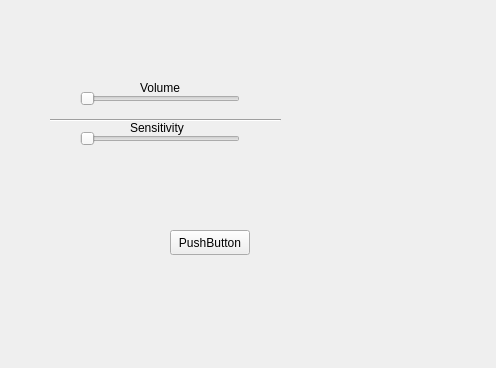
<?xml version="1.0" encoding="UTF-8"?>
<ui version="4.0">
 <class>sttttts</class>
 <widget class="QWidget" name="sttttts">
  <property name="geometry">
   <rect>
    <x>0</x>
    <y>0</y>
    <width>496</width>
    <height>368</height>
   </rect>
  </property>
  <property name="windowTitle">
   <string>sttttts</string>
  </property>
  <widget class="QSlider" name="horizontalSlider">
   <property name="geometry">
    <rect>
     <x>80</x>
     <y>90</y>
     <width>160</width>
     <height>18</height>
    </rect>
   </property>
   <property name="orientation">
    <enum>Qt::Horizontal</enum>
   </property>
  </widget>
  <widget class="QLabel" name="label">
   <property name="geometry">
    <rect>
     <x>140</x>
     <y>80</y>
     <width>55</width>
     <height>16</height>
    </rect>
   </property>
   <property name="text">
    <string>Volume</string>
   </property>
  </widget>
  <widget class="QLabel" name="label_2">
   <property name="geometry">
    <rect>
     <x>130</x>
     <y>120</y>
     <width>71</width>
     <height>16</height>
    </rect>
   </property>
   <property name="text">
    <string>Sensitivity</string>
   </property>
  </widget>
  <widget class="QSlider" name="horizontalSlider_2">
   <property name="geometry">
    <rect>
     <x>80</x>
     <y>130</y>
     <width>160</width>
     <height>18</height>
    </rect>
   </property>
   <property name="orientation">
    <enum>Qt::Horizontal</enum>
   </property>
  </widget>
  <widget class="Line" name="line">
   <property name="geometry">
    <rect>
     <x>50</x>
     <y>110</y>
     <width>231</width>
     <height>20</height>
    </rect>
   </property>
   <property name="orientation">
    <enum>Qt::Horizontal</enum>
   </property>
  </widget>
  <widget class="QPushButton" name="pushButton">
   <property name="geometry">
    <rect>
     <x>170</x>
     <y>230</y>
     <width>80</width>
     <height>25</height>
    </rect>
   </property>
   <property name="text">
    <string>PushButton</string>
   </property>
  </widget>
 </widget>
 <resources/>
 <connections/>
</ui>
